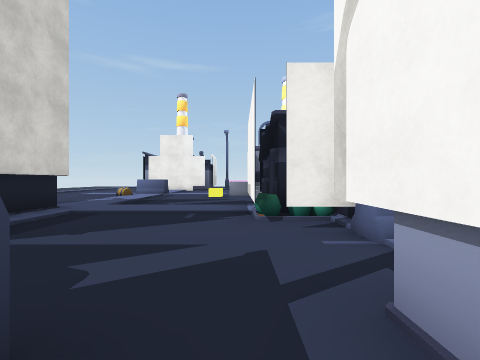
View 1 (above)

24 first-person views from a walk through a 3-D level made in the Unity game engine. The camera is 1.3 m above the floor, looks level and sees 85° across. The floor is counted in squares, 2 m on a side. Each view is taken from the middle of a square. On the plan, view 1 faces up. The plan holds only what a view shows up to about 9 squares ahead; the rest is blank. The place goes on beyond the plan. The player character is not drawn. Some surface patterns are stand-ins.

View 2
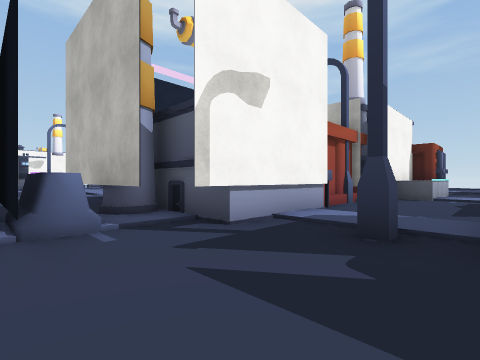

View 3
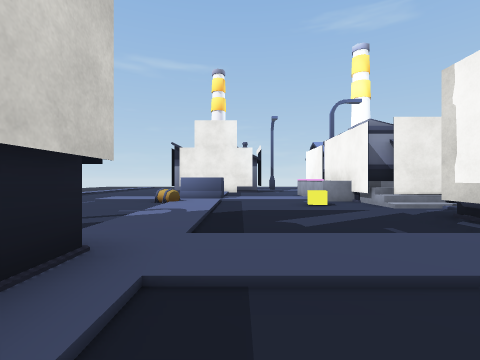

View 4
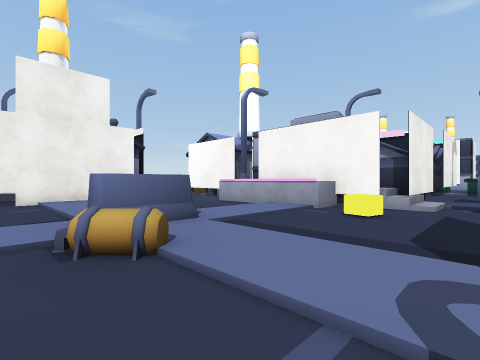

View 5
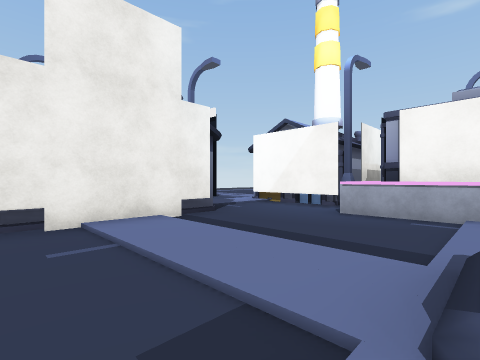

View 6
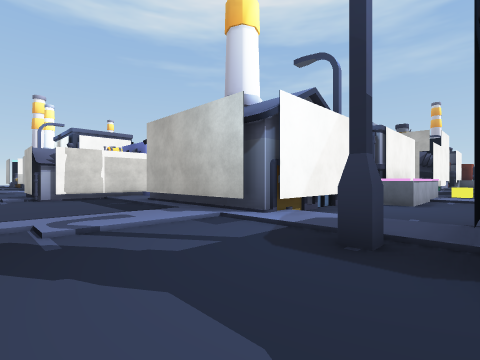

View 7
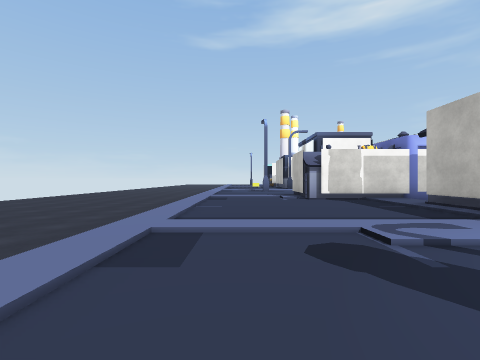

View 8
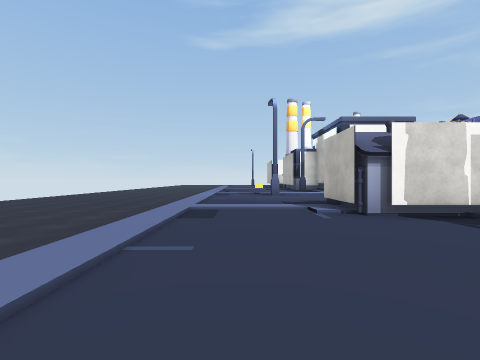

View 9
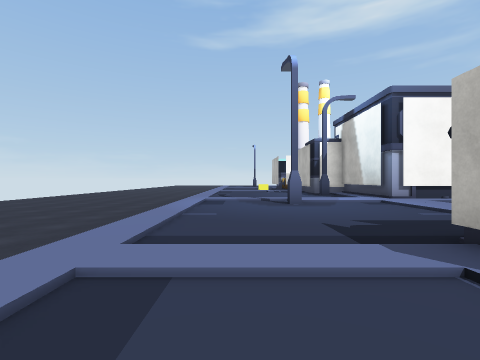

View 10
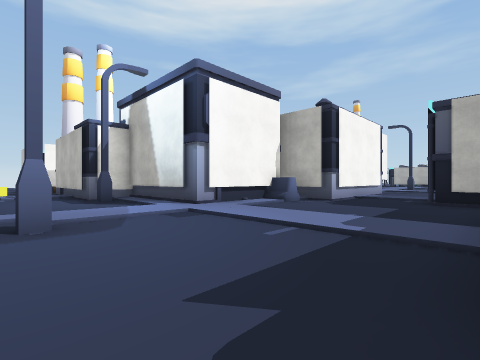

View 11
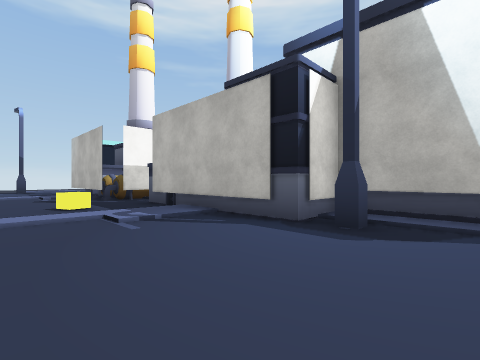

View 12
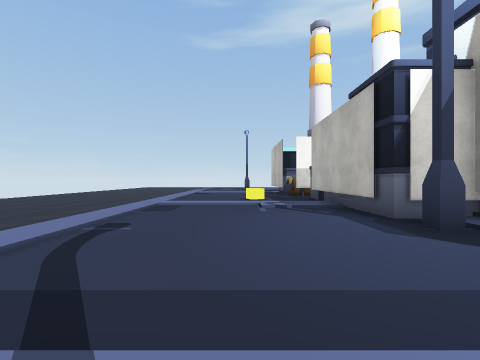

View 13
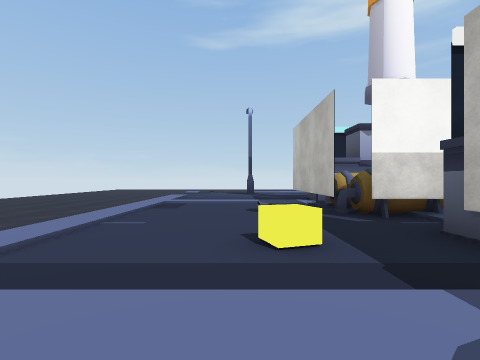

View 14
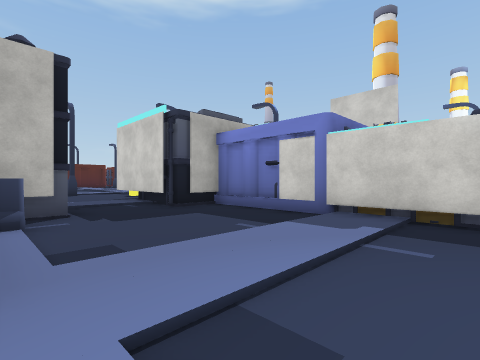

View 15
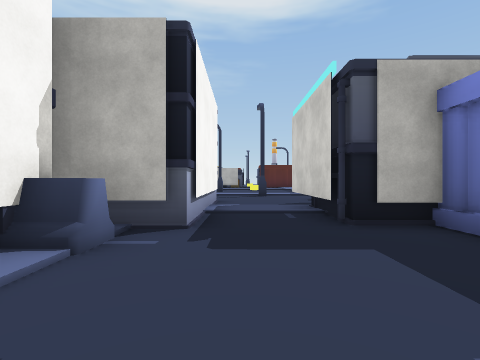

View 16
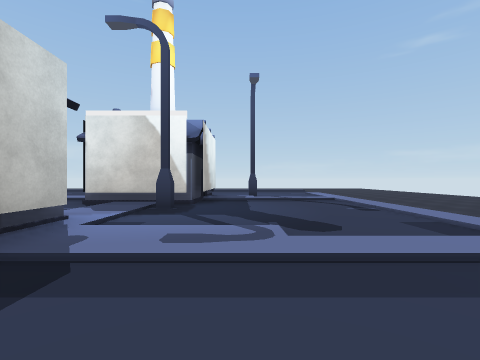

View 17
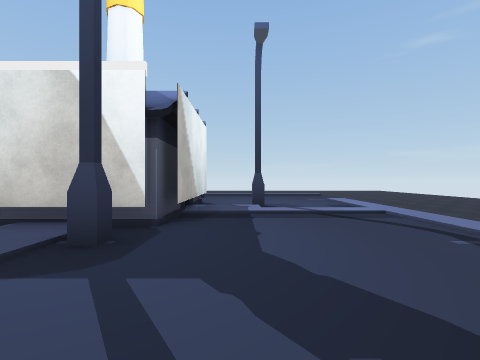

View 18
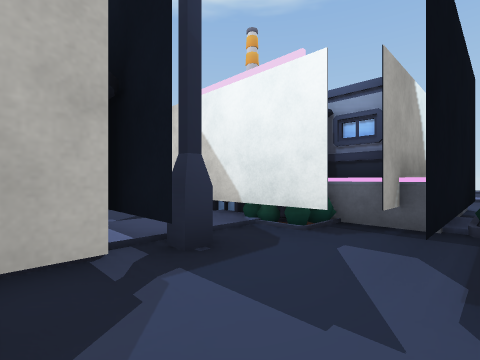

View 19
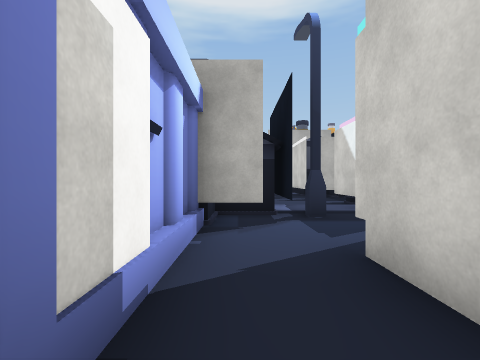

View 20
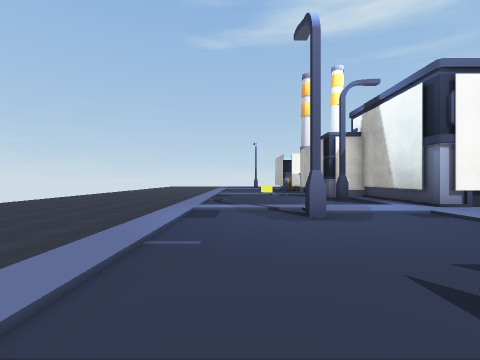

View 21
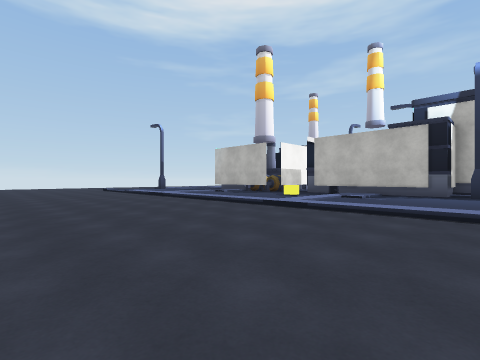

View 22
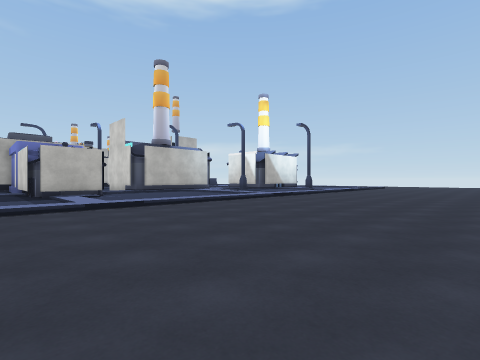

View 23
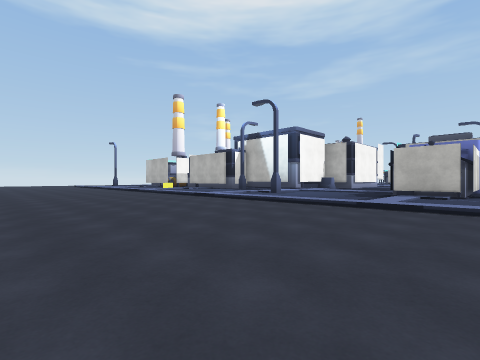

View 24
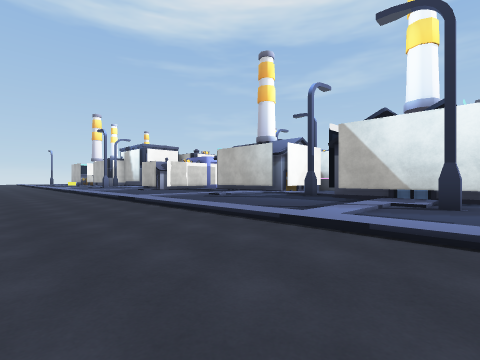

### Floor plan
Key: @ floor where view 1 was taken; # wall or solid block; . main floor; : floor 0.25 m higher than the main floor; / step, stairs or slope; = window, fence, low wall or low ledge; ^ raised ledge; O other object.
Columns run from 6 left of view 1 to 29 right of it. Each row starts with its distance up from view 1.
 32         ...............
 31       ............................
 30       ..............................
 29 ....................................
 28 ....................................
 27 ....................................
 26 ////////////////////////////////////
 25 ////////////////////////////////////
 24 ../.....//...../.....//...../.....//
 23 .#/.....//...../....#//...../.O...//
 22 ./:.....:/..../:.....:/..../:.....:/
 21 O#O#....:/....OO#....:/..../:...O###
 20     ##//://///O #////:///#OOOOO OOOO
 19     #::OOOOO::###::::/####O     O O
 18 OOOOO..#   #..###....:#
 17 ./:....#   #..##.....:#
 16 ./:....#OOOO..##.....O#
 15 ./:...^##^...####...O##
 14 ./:...O##O#.#O  ##..##
 13 :OO:::O#  #:#    #::#O
 12 /O////OOO #/#    #//#O
 11 ./:..O.=OOO./    #..#O
 10 ./:....##/...    ...
  9 ./:.....:
  8 ./:....O
  7  /:////O
  6 OO#::::O
  5   #....O
  4    ....###
  3    .....OO##
  2     ...##O
  1      #.###
  0      :@#
 -1      //#
 -2     ...##
 -3     ....#
 -4     ...##
 -5     ...
 -6     //^
 -7      :^

Where each view was taken, in squares from view 1:
view 1: 0 up, 0 right, facing up
view 2: 4 up, 2 left, facing down-right
view 3: 4 up, 3 left, facing up
view 4: 9 up, 6 left, facing up-right
view 5: 13 up, 6 left, facing up-right
view 6: 23 up, 2 left, facing down-right
view 7: 24 up, 1 left, facing right
view 8: 24 up, 3 right, facing right
view 9: 24 up, 7 right, facing right
view 10: 23 up, 10 right, facing down-right
view 11: 24 up, 17 right, facing down-right
view 12: 23 up, 15 right, facing right
view 13: 23 up, 21 right, facing right
view 14: 21 up, 15 right, facing down-left
view 15: 19 up, 13 right, facing down
view 16: 22 up, 5 right, facing left
view 17: 22 up, 2 right, facing left
view 18: 16 up, 7 right, facing down-left
view 19: 19 up, 7 right, facing down
view 20: 24 up, 9 right, facing right
view 21: 31 up, 18 right, facing down-right
view 22: 32 up, 11 right, facing down-left
view 23: 32 up, 7 right, facing down-right
view 24: 29 up, 6 left, facing down-right
